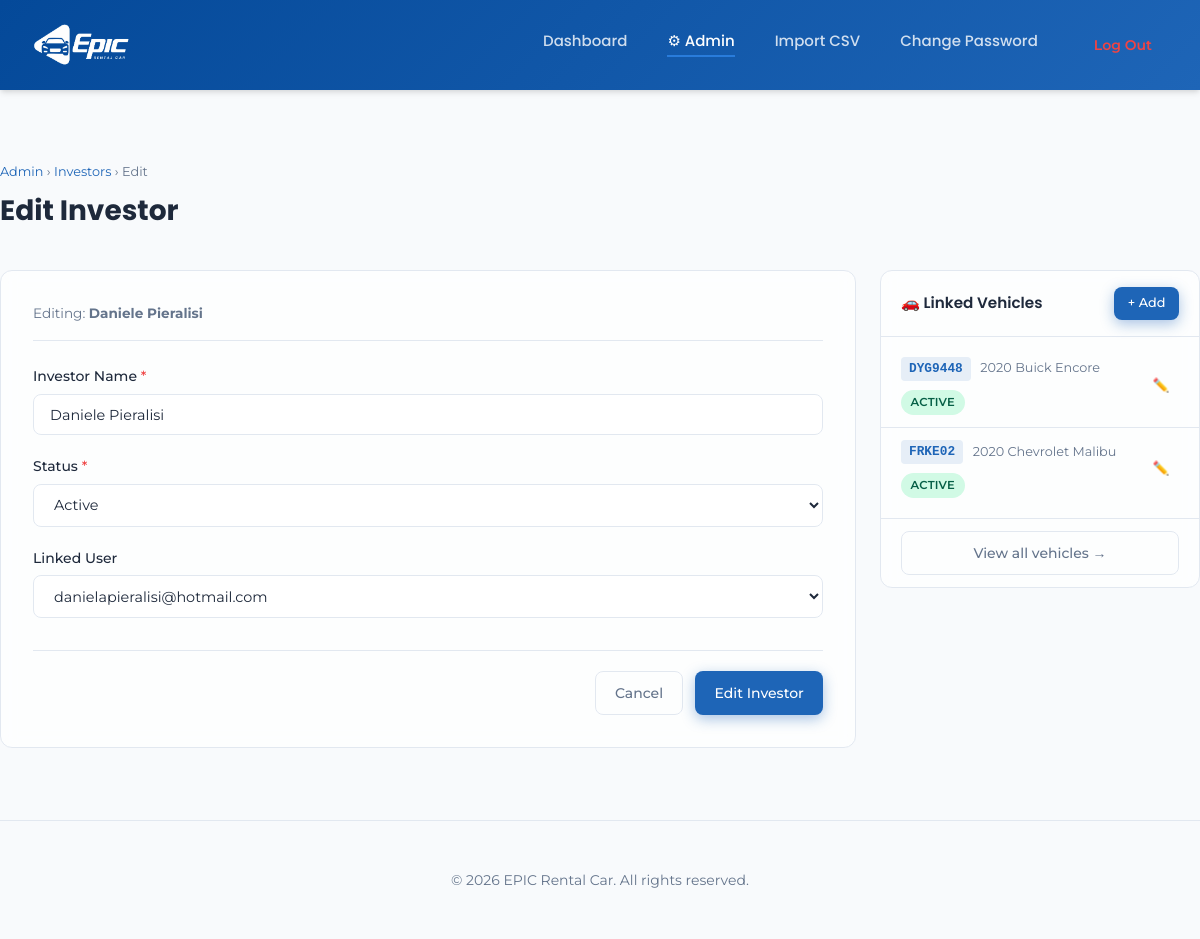
Screenshot of /admin-panel/investors/2/edit/ (signed in) with the database file from the repository.
### dashboard/models.py (models this page shows, shortened)
class Investor(models.Model):
    user = models.OneToOneField(User, related_name='investor_profile', on_delete=models.CASCADE, null=True, blank=True)
    name = models.CharField(max_length=255, unique=True, verbose_name="Investor Name")
    status = models.CharField(max_length=50, default='Active', verbose_name="Status")
    class Meta:
        verbose_name = "Investor"
        verbose_name_plural = "Investors"

class Vehicle(models.Model):
    vin = models.CharField(max_length=50, unique=True, verbose_name="VIN")
    plate = models.CharField(max_length=20, verbose_name="License Plate")
    year_make_model = models.CharField(max_length=255, verbose_name="Year/Make/Model")
    investor = models.ForeignKey(Investor, on_delete=models.CASCADE, related_name='owned_vehicles', verbose_name="Investor")
    status = models.CharField(max_length=50, default='Active', verbose_name="Status")
    acquisition_date = models.DateField(null=True, blank=True, verbose_name="Acquisition Date")
    class Meta:
        verbose_name = "Vehicle"
        verbose_name_plural = "Vehicles"

### dashboard/views.py (the view, shortened to what this page needs)
# urls.py: path('admin-panel/investors/<int:pk>/edit/', InvestorUpdateView.as_view(), name='admin_investor_edit'),
class InvestorUpdateView(AdminRequiredMixin, View):
    template_name = 'dashboard/admin/investor_form.html'
    def get_object(self, pk):
        return get_object_or_404(Investor, pk=pk)
    def get(self, request, pk):
        investor = self.get_object(pk)
        form = InvestorForm(instance=investor)
        return render(request, self.template_name, {
            'form': form, 'action': 'Edit', 'object': investor,
            'vehicles': investor.owned_vehicles.all()
        })

### dashboard/forms.py
class InvestorForm(forms.ModelForm):
    user = forms.ModelChoiceField(
        queryset=User.objects.filter(investor_profile__isnull=True) | User.objects.none(),
        label="Linked User",
        required=False,
        empty_label="— No user —"
    )
    STATUS_CHOICES = [('Active', 'Active'), ('Inactive', 'Inactive')]
    status = forms.ChoiceField(choices=STATUS_CHOICES, label="Status")
    class Meta:
        model = Investor
        fields = ['name', 'status', 'user']
        labels = {
            'name': 'Investor Name',
        }
    def __init__(self, *args, **kwargs):
        instance = kwargs.get('instance')
        super().__init__(*args, **kwargs)
        if instance and instance.user:
            self.fields['user'].queryset = (
                User.objects.filter(investor_profile__isnull=True) |
                User.objects.filter(pk=instance.user.pk)
            )
        else:
            self.fields['user'].queryset = User.objects.filter(investor_profile__isnull=True)

### dashboard/views.py (called while the page is built)
    def test_func(self):
        return self.request.user.is_staff

### templates/dashboard/admin/investor_form.html (shortened to what this page needs)
{% extends 'base.html' %}
{% block content %}
<div class="admin-section">
    <div class="page-header">
        <div>
            <nav class="breadcrumb"><a href="{% url 'admin_panel' %}">Admin</a> › <a href="{% url 'admin_investor_list' %}">Investors</a> › {{ action }}</nav>
            <h1 class="page-title">{{ action }} Investor</h1>
        </div>
    </div>
    <div class="form-layout">
        <div class="form-card">
            {% if object %}
            <div class="form-meta">Editing: <strong>{{ object.name }}</strong></div>
            {% endif %}
            <form method="post" class="admin-form" novalidate>
                {% for field in form %}
                <div class="form-group {% if field.errors %}has-error{% endif %}">
                    <label class="form-label" for="{{ field.id_for_label }}">
                        {{ field.label }}{% if field.field.required %} <span class="required">*</span>{% endif %}
                    </label>
                    {{ field }}
                </div>
                {% endfor %}
                <div class="form-actions">
                    <a href="{% url 'admin_investor_list' %}" class="btn btn-ghost">Cancel</a>
                    <button type="submit" class="btn btn-primary">{{ action }} Investor</button>
                </div>
            </form>
        </div>
        {% if object %}
        <div class="side-panel">
            <div class="side-panel-header">
                <h3>🚗 Linked Vehicles</h3>
                <a href="{% url 'admin_vehicle_create' %}?investor={{ object.pk }}" class="btn btn-sm btn-primary">+ Add</a>
            </div>
            <div class="side-panel-body">
                {% for v in vehicles %}
                <div class="vehicle-row">
                    <div class="vehicle-row-info">
                        <span class="vehicle-plate">{{ v.plate }}</span>
                        <span class="vehicle-model">{{ v.year_make_model }}</span>
                        <span class="badge {% if v.status == 'Active' %}badge-green{% else %}badge-gray{% endif %}">{{ v.status }}</span>
                    </div>
                    <div class="vehicle-row-actions">
                        <a href="{% url 'admin_vehicle_edit' v.pk %}" class="btn-action btn-action--edit" title="Edit">✏️</a>
                    </div>
                </div>
                {% empty %}
                <p class="text-muted side-empty">No linked vehicles.</p>
                {% endfor %}
            </div>
            <div class="side-panel-footer">
                <a href="{% url 'admin_vehicle_list' %}?investor_id={{ object.pk }}" class="btn btn-ghost btn-full">View all vehicles →</a>
            </div>
        </div>
        {% endif %}
    </div>
</div>
{% endblock %}

### rows the page displays
Investor: name "Daniele Pieralisi", form "Daniele Pieralisi" "Active" "danielapieralisi@hotmail.com"
Vehicle: plate "DYG9448", year_make_model "2020 Buick Encore", status "ACTIVE"
Vehicle: plate "FRKE02", year_make_model "2020 Chevrolet Malibu", status "ACTIVE"

### other values shown
{{ action }} "Edit"
{{ field.label }} "Investor Name" "Status" "Linked User"
